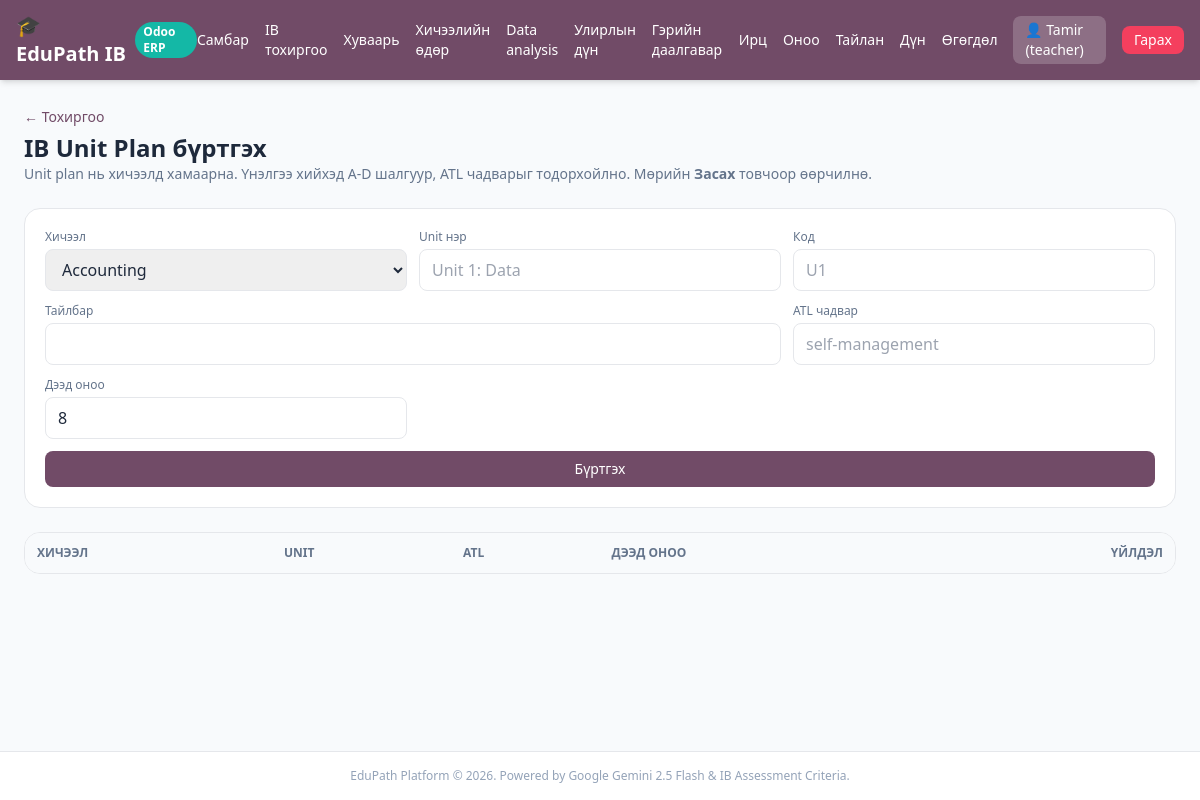
Page /teacher/setup/unit-plans (signed in) on the earlier database version.
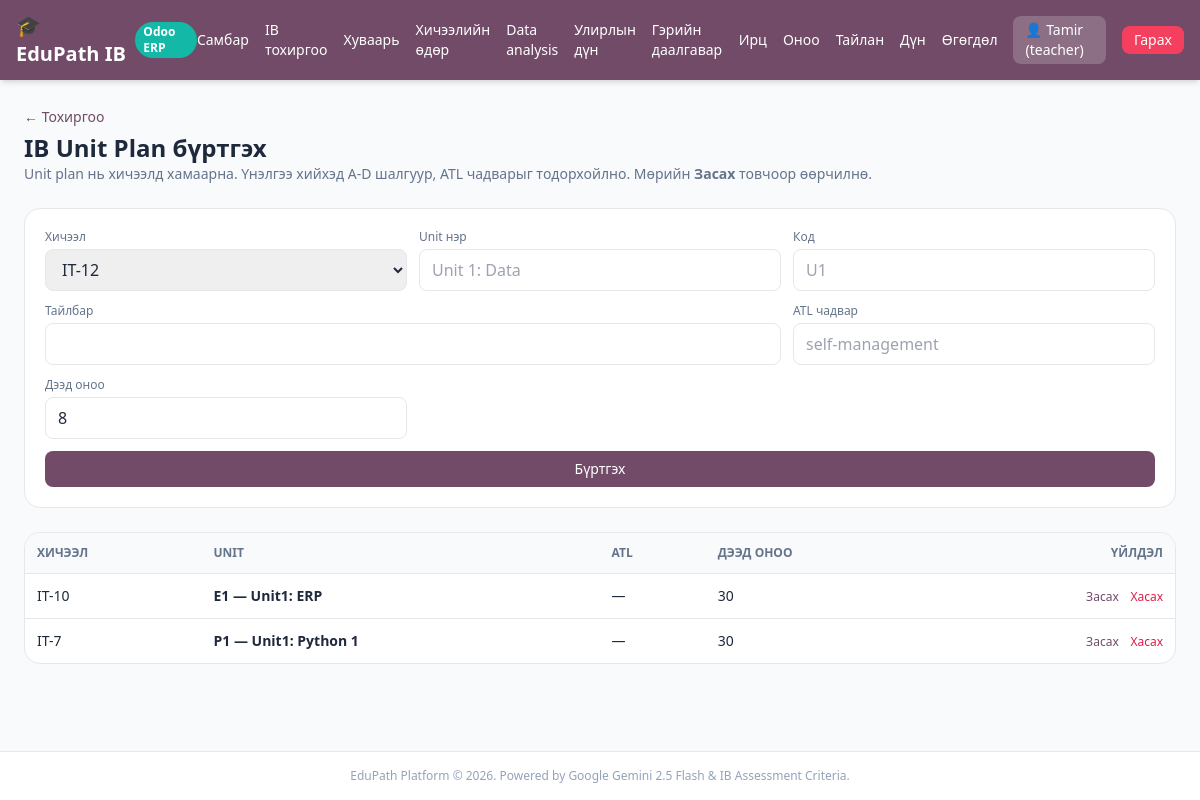
Same page on the later database version.
### tables this page shows
CREATE TABLE ib_unit_plans (
        id INTEGER PRIMARY KEY AUTOINCREMENT,
        lesson_id INTEGER NOT NULL,
        title TEXT NOT NULL,
        unit_code TEXT,
        description TEXT,
        atl_skills TEXT,
        max_score INTEGER NOT NULL DEFAULT 8,
        created_by INTEGER,
        created_at INTEGER
    );

CREATE TABLE lessons (
        id INTEGER PRIMARY KEY AUTOINCREMENT,
        title TEXT,
        filename TEXT,
        teacher_id INTEGER
    );

### app.py (the view)
@app.get("/teacher/setup/unit-plans", response_class=HTMLResponse)
def teacher_unit_plans_page(request: Request, user: dict = Depends(get_current_user),
                            db: sqlite3.Connection = Depends(get_db)):
    if not user or user["role"] != "teacher":
        return RedirectResponse("/login")
    plans = [dict(r) for r in db.execute(
        """SELECT p.*, l.title as lesson_title FROM ib_unit_plans p
           JOIN lessons l ON l.id = p.lesson_id ORDER BY p.id DESC"""
    ).fetchall()]
    return templates.TemplateResponse(
        request=request, name="teacher_unit_plans.html",
        context={"user": user, "plans": plans, "lessons": [dict(r) for r in db.execute(
            "SELECT id, title FROM lessons ORDER BY id DESC"
        ).fetchall()]},
    )

### templates/teacher_unit_plans.html (shortened to what this page needs)
{% extends "base.html" %}
{% block content %}
<div class="space-y-6">
  <div>
    <a href="/teacher/setup" class="text-sm text-[#714B67] hover:underline">&larr; Тохиргоо</a>
    <h1 class="text-2xl font-black mt-1">IB Unit Plan бүртгэх</h1>
    <p class="text-sm text-slate-500">Unit plan нь хичээлд хамаарна. Үнэлгээ хийхэд A-D шалгуур, ATL чадварыг тодорхойлно. Мөрийн <b>Засах</b> товчоор өөрчилнө.</p>
  </div>
  <form method="POST" action="/teacher/setup/unit-plans" class="bg-white p-5 rounded-2xl border grid md:grid-cols-3 gap-3">
    <div>
      <label class="block text-xs text-slate-500 mb-1">Хичээл</label>
      <select name="lesson_id" required class="w-full px-3 py-2 border rounded-lg">
        {% for l in lessons %}<option value="{{ l.id }}">{{ l.title }}</option>{% endfor %}
      </select>
    </div>
    <div><label class="block text-xs text-slate-500 mb-1">Unit нэр</label><input name="title" required placeholder="Unit 1: Data" class="w-full px-3 py-2 border rounded-lg"></div>
    <div><label class="block text-xs text-slate-500 mb-1">Код</label><input name="unit_code" placeholder="U1" class="w-full px-3 py-2 border rounded-lg"></div>
    <div class="md:col-span-2"><label class="block text-xs text-slate-500 mb-1">Тайлбар</label><input name="description" class="w-full px-3 py-2 border rounded-lg"></div>
    <div><label class="block text-xs text-slate-500 mb-1">ATL чадвар</label><input name="atl_skills" placeholder="self-management" class="w-full px-3 py-2 border rounded-lg"></div>
    <div><label class="block text-xs text-slate-500 mb-1">Дээд оноо</label><input name="max_score" value="8" class="w-full px-3 py-2 border rounded-lg"></div>
    <button class="bg-[#714B67] text-white px-5 py-2 rounded-lg text-sm md:col-span-3">Бүртгэх</button>
  </form>
  <div class="bg-white rounded-2xl border overflow-x-auto">
    <table class="w-full text-sm">
      <thead class="bg-slate-50 text-slate-500 text-xs uppercase">
        <tr><th class="p-3 text-left">Хичээл</th><th class="p-3 text-left">Unit</th><th class="p-3 text-left">ATL</th><th class="p-3 text-left">Дээд оноо</th><th class="p-3 text-right">Үйлдэл</th></tr>
      </thead>
      <tbody>
        {% for p in plans %}
        <tr class="border-t">
          <td class="p-3">
            <span class="inline-view-only">{{ p.lesson_title }}</span>
          </td>
          <td class="p-3 font-semibold">
            <span class="inline-view-only">{{ p.unit_code or 'Unit' }} — {{ p.title }}</span>
          </td>
          <td class="p-3">
            <span class="inline-view-only">{{ p.atl_skills or '—' }}</span>
          </td>
          <td class="p-3">
            <span class="inline-view-only">{{ p.max_score }}</span>
          </td>
          <td class="p-3 text-right whitespace-nowrap">
            <span class="inline-view-only">
              <button type="button" onclick="editRow(this)" class="text-[#714B67] hover:underline text-xs">Засах</button>
              <form method="POST" action="/teacher/setup/unit-plans/{{ p.id }}/delete" class="inline">
                <button class="text-rose-600 hover:underline text-xs ml-2">Хасах</button>
              </form>
            </span>
          </td>
        </tr>
        {% endfor %}
      </tbody>
    </table>
  </div>
</div>
{% endblock %}

Differences in the rows shown:
added ib_unit_plans: lesson_title "IT-10", unit_code "E1", title "Unit1: ERP", atl_skills "—", max_score "30"
added ib_unit_plans: lesson_title "IT-7", unit_code "P1", title "Unit1: Python 1", atl_skills "—", max_score "30"
Other differences:
form field lesson_id: "Accounting" → "IT-12"
